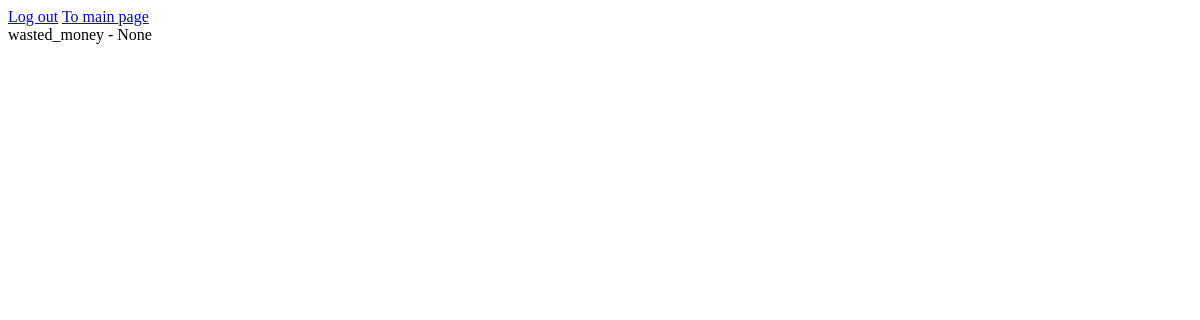
Page /tickets/ (signed in) on the earlier database version.
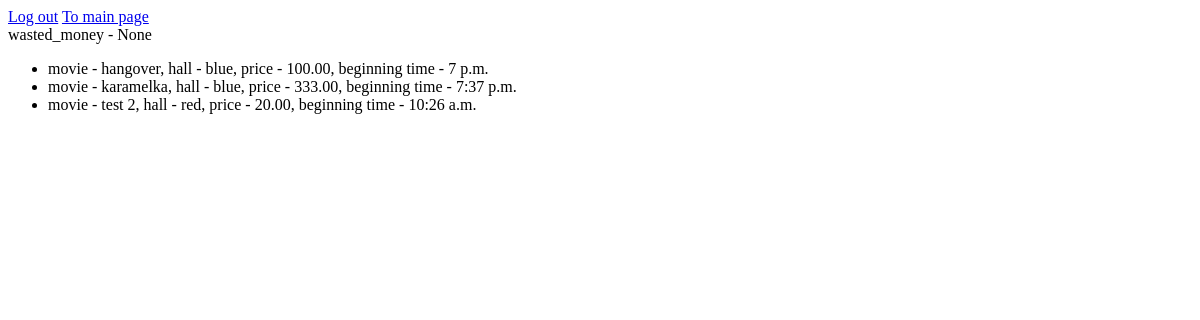
Same page on the later database version.
### applicuha/models.py (models this page shows, shortened)
class Ticket(models.Model):
    seance = models.ForeignKey(Seance, on_delete=models.CASCADE)
    cinema_user = models.ForeignKey(CinemaUser, on_delete=models.CASCADE)

class Seance(models.Model):
    movie_info = models.ForeignKey(MovieInfo, on_delete=models.CASCADE)
    hall = models.OneToOneField(Hall, on_delete=models.CASCADE)
    price = models.DecimalField(decimal_places=2, max_digits=20)
    begin_time = models.TimeField()
    end_time = models.TimeField()

class MovieInfo(models.Model):
    movie_name = models.CharField(max_length=50)
    movie_time = models.PositiveIntegerField()
    beginning_date = models.DateField()
    ending_date = models.DateField()

class Hall(models.Model):
    hall_name = models.CharField(max_length=20, unique=True)
    places = models.PositiveIntegerField()

### applicuha/views.py (the view)
# urls.py: path('tickets/', TicketsListView.as_view(), name='tickets'),
class TicketsListView(LoginRequiredMixin, ListView):
    model = Ticket
    template_name = 'tickets.html'
    queryset = Ticket.objects.all()
    def get_queryset(self):
        queryset = Ticket.objects.filter(cinema_user=self.request.user)
        return queryset

### templates/tickets.html
{% extends 'base.html' %}
{% block content %}
{% if request.user.is_authenticated %}
    wasted_money - {{ request.user.wasted_money }}
{% endif %}
    <ul>
        {% for ticket in ticket_list %}
            <li>movie - {{ ticket.seance.movie_info.movie_name }}, hall - {{ ticket.seance.hall.hall_name }},
                price - {{ ticket.seance.price }}, beginning time - {{ ticket.seance.begin_time }}
            </li>
        {% endfor %}
    </ul>
{% endblock %}

Differences in the rows shown:
added Ticket: seance.movie_info.movie_name "hangover", seance.hall.hall_name "blue", seance.price "100.00", seance.begin_time "7 p.m."
added Ticket: seance.movie_info.movie_name "karamelka", seance.hall.hall_name "blue", seance.price "333.00", seance.begin_time "7:37 p.m."
added Ticket: seance.movie_info.movie_name "test 2", seance.hall.hall_name "red", seance.price "20.00", seance.begin_time "10:26 a.m."
